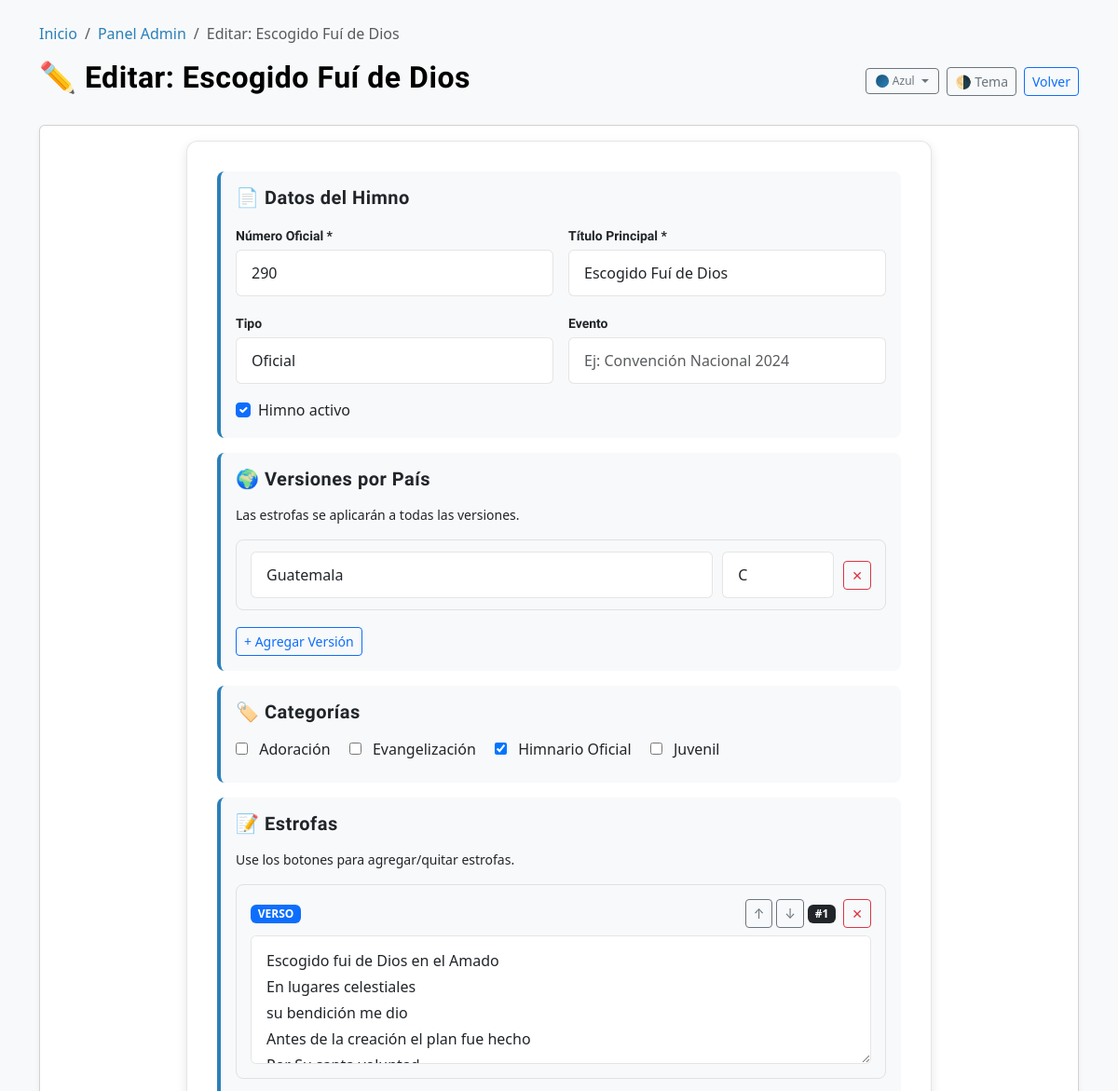
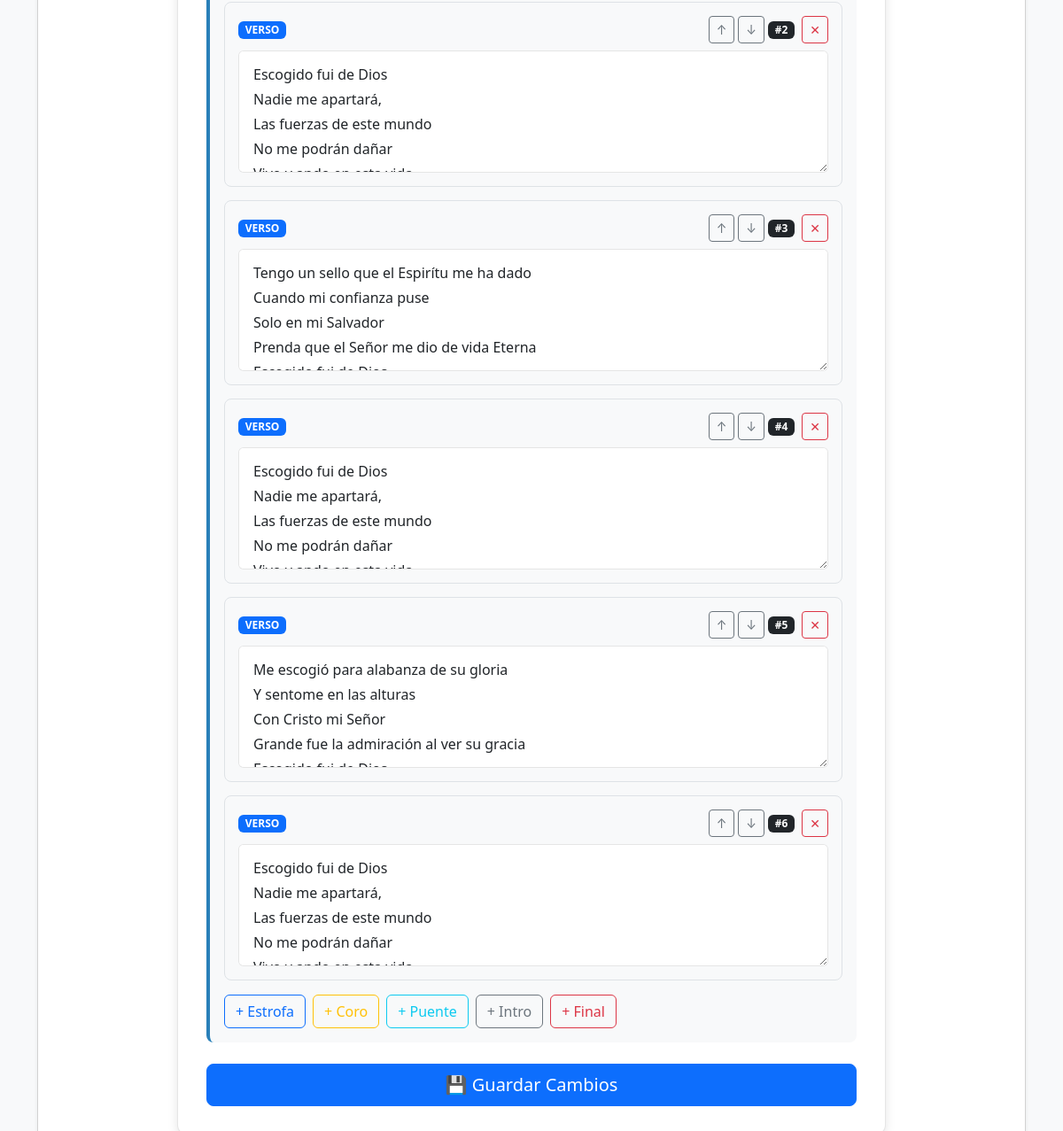
Page /admin/editar.php?id=432 (signed in) on the committed database (2 pictures, top to bottom).
### tables this page shows
CREATE TABLE `himnos` (
  `id` int NOT NULL AUTO_INCREMENT,
  `titulo_principal` varchar(255) NOT NULL,
  `numero_oficial` int DEFAULT NULL,
  `tipo` tinyint(1) NOT NULL DEFAULT '1' COMMENT '1=Oficial, 2=Inspirada, 3=ConvenciÃ³n',
  `evento` varchar(255) DEFAULT NULL COMMENT 'Evento asociado',
  `activo` tinyint(1) NOT NULL DEFAULT '1',
  `fecha_creacion` datetime NOT NULL DEFAULT CURRENT_TIMESTAMP,
  PRIMARY KEY (`id`),
  KEY `idx_himno_numero` (`numero_oficial`),
  KEY `idx_himno_activo` (`activo`)
);

CREATE TABLE `categorias` (
  `id` int NOT NULL AUTO_INCREMENT,
  `nombre` varchar(100) NOT NULL,
  PRIMARY KEY (`id`),
  UNIQUE KEY `nombre` (`nombre`)
);

### admin/editar.php (the view, shortened to what this page needs)
<?php
require_once '../includes/db.php';
require_once '../includes/funciones.php';
$id = isset($_GET['id']) ? (int)$_GET['id'] : 0;
$stmt = $conexion->prepare("SELECT * FROM himnos WHERE id = ? LIMIT 1");
$stmt->bind_param("i", $id);
$stmt->execute();
$himno = $stmt->get_result()->fetch_assoc();
$categorias_del_himno = [];
$stmt_cat = $conexion->prepare("SELECT categoria_id FROM himno_categoria WHERE himno_id = ?");
$stmt_cat->bind_param("i", $id);
$stmt_cat->execute();
$res_cat = $stmt_cat->get_result();
while ($row = $res_cat->fetch_assoc()) {
    $categorias_del_himno[] = (int)$row['categoria_id'];
}
$categorias_list = $conexion->query("SELECT id, nombre FROM categorias ORDER BY nombre ASC");
?>
<!DOCTYPE html>
<html lang="es" data-bs-theme="light">
<head>
    <link href="https://cdn.jsdelivr.net/npm/bootstrap@5.3.0/dist/css/bootstrap.min.css" rel="stylesheet">
    <link rel="stylesheet" href="../css/style.css">
</head>
<body>
<div class="container mt-4 mb-5">
    <?php echo generarBreadcrumbs(['Inicio' => '../index.php', 'Panel Admin' => 'index.php', 'Editar: ' . $himno['titulo_principal'] => null]); ?>
    <div class="d-flex justify-content-between align-items-center mb-4">
        <h2>✏️ Editar: <?php echo sanitizar($himno['titulo_principal']); ?></h2>
        <div class="d-flex gap-2 align-items-center">
            <div class="dropdown d-none d-md-inline-block">
                <button class="btn btn-outline-secondary btn-sm dropdown-toggle d-flex align-items-center gap-1" id="theme-variant-btn" data-bs-toggle="dropdown" aria-expanded="false" style="gap:4px;padding:4px 10px;">
                    <span class="theme-dot" data-theme="blue" style="width:14px;height:14px;border-width:1px;"></span>
                    <span style="font-size:0.75rem;">Azul</span>
                </button>
            </div>
            <button class="btn btn-outline-secondary btn-sm" onclick="Himnario.toggleTheme()">🌗 Tema</button>
            <a href="index.php" class="btn btn-outline-primary btn-sm">Volver</a>
        </div>
    </div>
    <div class="card shadow-sm">
        <div class="card-body">
            <form method="POST" class="admin-form" id="form-himno">
                <div class="form-section">
                    <h5 class="mb-3">📄 Datos del Himno</h5>
                    <div class="form-row">
                        <div>
                            <label class="form-label">Número Oficial *</label>
                            <input type="number" name="numero_oficial" class="form-control" required
                                   value="<?php echo (int)$himno['numero_oficial']; ?>">
                        </div>
                        <div>
                            <label class="form-label">Título Principal *</label>
                            <input type="text" name="titulo_principal" class="form-control" required
                                   value="<?php echo sanitizar($himno['titulo_principal']); ?>">
                        </div>
                    </div>
                    <div class="form-row">
                        <div>
                            <label class="form-label">Tipo</label>
                            <select name="tipo" class="form-select">
                                <option value="1" <?php echo (int)$himno['tipo'] === 1 ? 'selected' : ''; ?>>Oficial</option>
                            </select>
                        </div>
                        <div>
                            <label class="form-label">Evento</label>
                            <input type="text" name="evento" class="form-control"
                                   value="<?php echo sanitizar($himno['evento'] ?? ''); ?>"
                                   placeholder="Ej: Convención Nacional 2024">
                        </div>
                    </div>
                    <div class="form-check mt-2">
                        <input type="checkbox" name="activo" id="activo" class="form-check-input" value="1"
                               <?php echo (int)$himno['activo'] === 1 ? 'checked' : ''; ?>>
                        <label class="form-check-label" for="activo">Himno activo</label>
                    </div>
                </div>
                <div class="form-section">
                    <h5 class="mb-3">🌍 Versiones por País</h5>
                    <p class="form-help-text">Las estrofas se aplicarán a todas las versiones.</p>
                    <div id="versiones-container">
                    </div>
                    <button type="button" class="btn btn-outline-primary btn-sm mt-2" onclick="agregarVersion()">+ Agregar Versión</button>
                </div>
                <div class="form-section">
                    <h5 class="mb-3">🏷️ Categorías</h5>
                    <div>
                        <?php if ($categorias_list && $categorias_list->num_rows > 0):
                            $categorias_list->data_seek(0);
                            while($cat = $categorias_list->fetch_assoc()): ?>
                                <label class="categoria-label">
                                    <input type="checkbox" name="categorias[]" value="<?php echo (int)$cat['id']; ?>"
                                           class="categoria-checkbox"
                                           <?php echo in_array((int)$cat['id'], $categorias_del_himno) ? 'checked' : ''; ?>>
                                    <?php echo sanitizar($cat['nombre']); ?>
                                </label>
                            <?php endwhile; ?>
                        <?php else: ?>
                            <p class="text-muted small">No hay categorías disponibles.</p>
                        <?php endif; ?>
                    </div>
                </div>
                <div class="form-section">
                    <h5 class="mb-3">📝 Estrofas</h5>
                    <p class="form-help-text">Use los botones para agregar/quitar estrofas.</p>
                    <div id="estrofas-container">
                    </div>
                    <div class="d-flex gap-2 mt-3">
                        <button type="button" class="btn btn-outline-primary" onclick="Himnario.EstrofaManager.add('estrofa')">+ Estrofa</button>
                        <button type="button" class="btn btn-outline-warning" onclick="Himnario.EstrofaManager.add('coro')">+ Coro</button>
                        <button type="button" class="btn btn-outline-info" onclick="Himnario.EstrofaManager.add('puente')">+ Puente</button>
                        <button type="button" class="btn btn-outline-secondary" onclick="Himnario.EstrofaManager.add('intro')">+ Intro</button>
                        <button type="button" class="btn btn-outline-danger" onclick="Himnario.EstrofaManager.add('final')">+ Final</button>
                    </div>
                </div>
                <div class="d-grid mt-4">
                    <button type="submit" class="btn btn-primary btn-lg">💾 Guardar Cambios</button>
                </div>
            </form>
        </div>
    </div>
</div>
</body>
</html>

### admin/editar.php (style rules this page uses)
.categoria-checkbox { margin-right: 8px; }
.categoria-label { display: inline-block; margin-right: 16px; margin-bottom: 8px; }

### rows in the picture
himnos: titulo_principal "Escogido Fuí de Dios", numero_oficial "290", tipo "Oficial", activo "☑"
categorias: nombre "Adoración"
categorias: nombre "Evangelización"
categorias: id "☑", nombre "Himnario Oficial"
categorias: nombre "Juvenil"

### other values in the picture
sanitizar($label) "Inicio"
sanitizar($label) "Panel Admin"
sanitizar($label) "Editar: Escogido Fuí de Dios"
